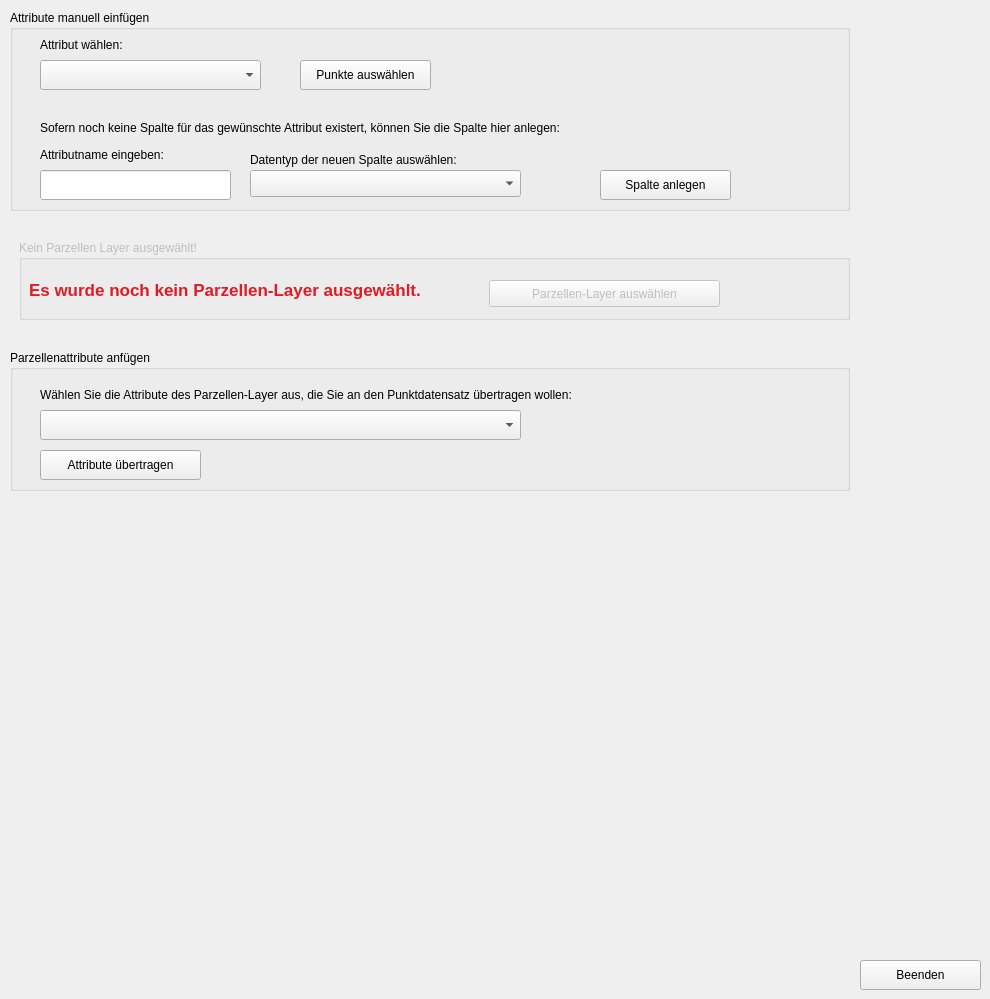
       <widget class="QWidget" name="tab_3">
        <attribute name="title">
         <string>Attribute anfügen</string>
        </attribute>
        <widget class="QPushButton" name="pushButton_Beenden">
         <property name="geometry">
          <rect>
           <x>860</x>
           <y>960</y>
           <width>121</width>
           <height>30</height>
          </rect>
         </property>
         <property name="text">
          <string>Beenden</string>
         </property>
        </widget>
        <widget class="QGroupBox" name="groupBox_Parzellenattribute">
         <property name="geometry">
          <rect>
           <x>10</x>
           <y>350</y>
           <width>840</width>
           <height>141</height>
          </rect>
         </property>
         <property name="title">
          <string>Parzellenattribute anfügen</string>
         </property>
         <widget class="QPushButton" name="pushButton_Attribute">
          <property name="geometry">
           <rect>
            <x>30</x>
            <y>100</y>
            <width>161</width>
            <height>30</height>
           </rect>
          </property>
          <property name="text">
           <string>Attribute übertragen</string>
          </property>
         </widget>
         <widget class="QgsCheckableComboBox" name="mComboBox_Plots">
          <property name="geometry">
           <rect>
            <x>30</x>
            <y>60</y>
            <width>481</width>
            <height>30</height>
           </rect>
          </property>
         </widget>
         <widget class="QLabel" name="label_12">
          <property name="geometry">
           <rect>
            <x>30</x>
            <y>30</y>
            <width>671</width>
            <height>30</height>
           </rect>
          </property>
          <property name="text">
           <string>Wählen Sie die Attribute des Parzellen-Layer aus, die Sie an den Punktdatensatz übertragen wollen:</string>
          </property>
         </widget>
        </widget>
        <widget class="QGroupBox" name="groupBox_Attribute_manuell">
         <property name="geometry">
          <rect>
           <x>10</x>
           <y>10</y>
           <width>840</width>
           <height>201</height>
          </rect>
         </property>
         <property name="title">
          <string>Attribute manuell einfügen</string>
         </property>
         <widget class="QComboBox" name="columnComboBox_Attribute">
          <property name="geometry">
           <rect>
            <x>30</x>
            <y>50</y>
            <width>221</width>
            <height>30</height>
           </rect>
          </property>
         </widget>
         <widget class="QLabel" name="label_13">
          <property name="geometry">
           <rect>
            <x>30</x>
            <y>20</y>
            <width>121</width>
            <height>30</height>
           </rect>
          </property>
          <property name="text">
           <string>Attribut wählen:</string>
          </property>
         </widget>
         <widget class="QPushButton" name="pushButton_Auswahl_Attribut">
          <property name="geometry">
           <rect>
            <x>290</x>
            <y>50</y>
            <width>131</width>
            <height>30</height>
           </rect>
          </property>
          <property name="text">
           <string>Punkte auswählen</string>
          </property>
         </widget>
         <widget class="QLabel" name="label_15">
          <property name="geometry">
           <rect>
            <x>30</x>
            <y>110</y>
            <width>661</width>
            <height>16</height>
           </rect>
          </property>
          <property name="text">
           <string>Sofern noch keine Spalte für das gewünschte Attribut existert, können Sie die Spalte hier anlegen:</string>
          </property>
         </widget>
         <widget class="QLabel" name="label_14">
          <property name="geometry">
           <rect>
            <x>30</x>
            <y>130</y>
            <width>171</width>
            <height>30</height>
           </rect>
          </property>
          <property name="text">
           <string>Attributname eingeben:</string>
          </property>
         </widget>
         <widget class="QLineEdit" name="lineEdit">
          <property name="geometry">
           <rect>
            <x>30</x>
            <y>160</y>
            <width>191</width>
            <height>30</height>
           </rect>
          </property>
         </widget>
         <widget class="QPushButton" name="pushButton_Attribut_anlegen">
          <property name="geometry">
           <rect>
            <x>590</x>
            <y>160</y>
            <width>131</width>
            <height>30</height>
           </rect>
          </property>
          <property name="text">
           <string>Spalte anlegen</string>
          </property>
         </widget>
         <widget class="QComboBox" name="comboBoxDatentyp">
          <property name="geometry">
           <rect>
            <x>240</x>
            <y>160</y>
            <width>271</width>
            <height>27</height>
           </rect>
          </property>
         </widget>
         <widget class="QLabel" name="label_16">
          <property name="geometry">
           <rect>
            <x>240</x>
            <y>140</y>
            <width>271</width>
            <height>19</height>
           </rect>
          </property>
          <property name="text">
           <string>Datentyp der neuen Spalte auswählen:</string>
          </property>
         </widget>
        </widget>
        <widget class="QGroupBox" name="groupBox_fehlendeParzelle">
         <property name="enabled">
          <bool>false</bool>
         </property>
         <property name="geometry">
          <rect>
           <x>19</x>
           <y>240</y>
           <width>831</width>
           <height>80</height>
          </rect>
         </property>
         <property name="title">
          <string>Kein Parzellen Layer ausgewählt!</string>
         </property>
         <widget class="QLabel" name="label_Parzellen_warnung">
          <property name="geometry">
           <rect>
            <x>10</x>
            <y>30</y>
            <width>401</width>
            <height>41</height>
           </rect>
          </property>
          <property name="font">
           <font>
            <pointsize>13</pointsize>
            <weight>75</weight>
            <bold>true</bold>
            <kerning>true</kerning>
           </font>
          </property>
          <property name="text">
           <string>&lt;html&gt;&lt;head/&gt;&lt;body&gt;&lt;p&gt;&lt;span style=&quot; color:#e01b24;&quot;&gt;Es wurde noch kein Parzellen-Layer ausgewählt.&lt;/span&gt;&lt;/p&gt;&lt;/body&gt;&lt;/html&gt;</string>
          </property>
         </widget>
         <widget class="QPushButton" name="pushButton_auswahl_Parzelle">
          <property name="geometry">
           <rect>
            <x>470</x>
            <y>40</y>
            <width>231</width>
            <height>27</height>
           </rect>
          </property>
          <property name="text">
           <string>Parzellen-Layer auswählen</string>
          </property>
         </widget>
        </widget>
       </widget>
